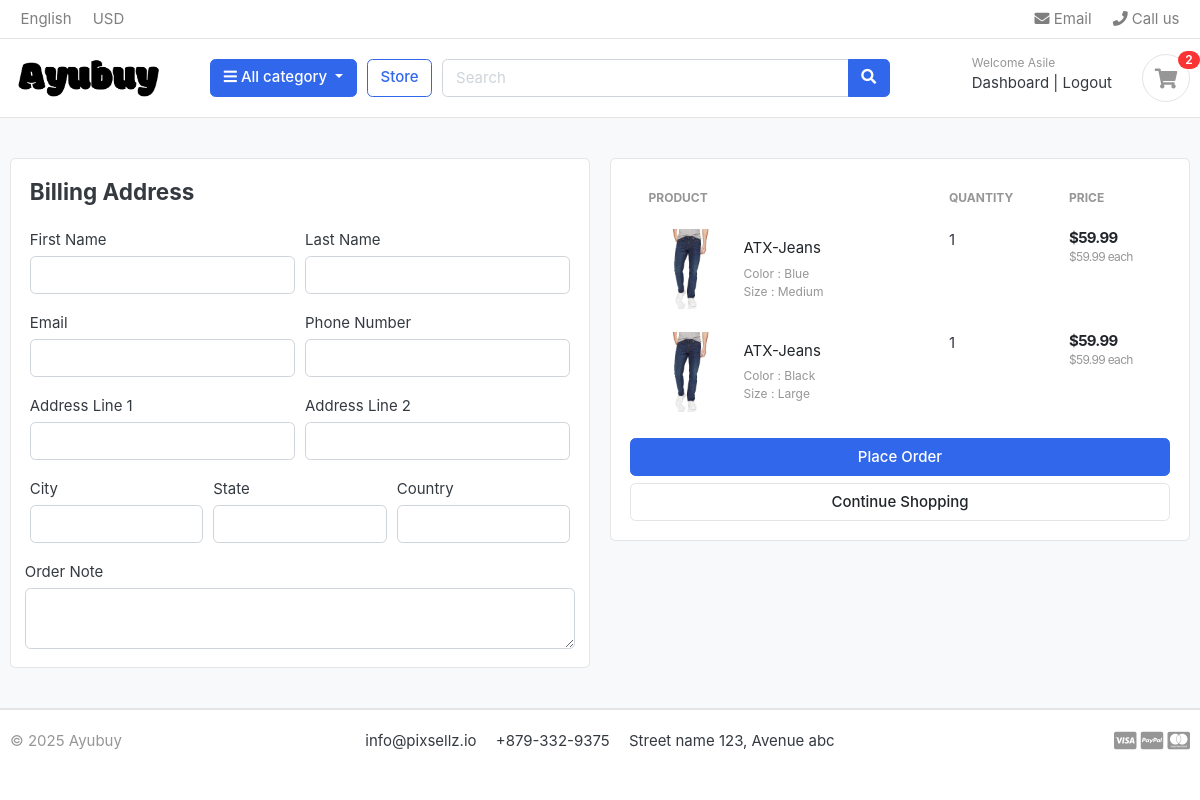
Page /cart/checkout/ (signed in) on the earlier database version.
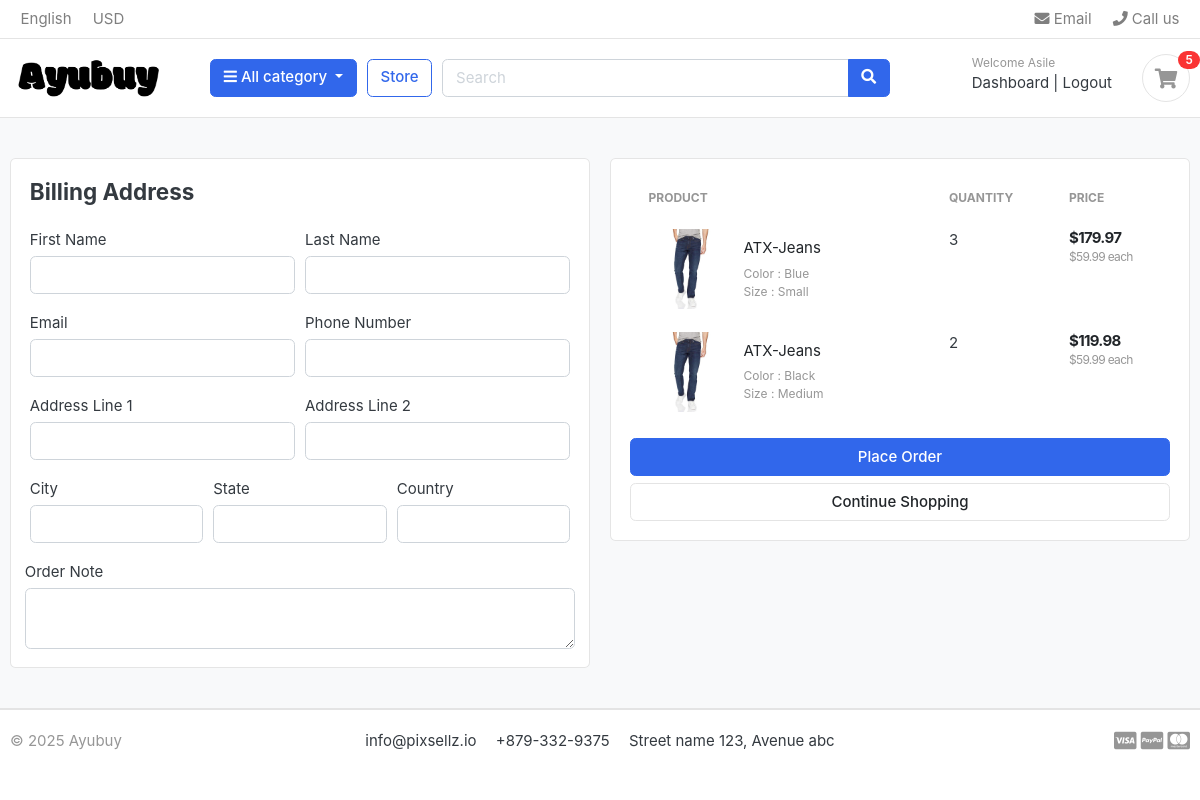
Same page on the later database version.
### carts/models.py (models this page shows, shortened)
class CartItem(models.Model):
    user = models.ForeignKey(Account, on_delete=models.CASCADE, null=True)
    product = models.ForeignKey(Product, on_delete=models.CASCADE)  # Product linked to the cart item
    variations = models.ManyToManyField(Variation, blank=True)
    cart = models.ForeignKey(Cart, on_delete=models.CASCADE, null=True)  # Cart associated with the item
    quantity = models.IntegerField()  # Number of products in the cart
    is_active = models.BooleanField(default=True)  # Active status of the cart item
    def sub_total(self):
        return self.product.price * self.quantity

### store/models.py (models this page shows, shortened)
class Product(models.Model):
    product_name = models.CharField(max_length=200, unique=True)  # Product name (unique)
    slug = models.SlugField(max_length=200, unique=True)  # SEO-friendly unique slug
    description = models.TextField(max_length=500, blank=True)  # Optional product description
    price = models.DecimalField(max_digits=10, decimal_places=2, default=Decimal('0.00'))  # Precise price handling
    images = models.ImageField(upload_to='photos/products')  # Product image storage path
    stock = models.PositiveIntegerField()  # Prevents negative stock values
    is_available = models.BooleanField(default=True)  # Product availability status
    category = models.ForeignKey(Category, on_delete=models.CASCADE)  # Category association
    created_date = models.DateTimeField(auto_now_add=True)  # Auto-set creation timestamp
    modified_date = models.DateTimeField(auto_now=True)  # Auto-update modification timestamp
    def get_url(self):
        return reverse('product_detail', args=[self.category.slug, self.slug])
    class Meta:
        ordering = ['-created_date']
        verbose_name = "Product"
        verbose_name_plural = "Products"

class Variation(models.Model):
    product = models.ForeignKey(Product, on_delete=models.CASCADE, related_name="variations")
    variation_category = models.CharField(max_length=100, choices=VARIATION_CATEGORY_CHOICES)
    variation_value = models.CharField(max_length=100)
    is_active = models.BooleanField(default=True)
    created_date = models.DateTimeField(auto_now=True)
    objects = VariationManager()
    class Meta:
        ordering = ['product', 'variation_category']
        verbose_name = "Variation"
        verbose_name_plural = "Variations"

### carts/views.py (the view)
# urls.py: path('checkout/', views.checkout, name="checkout"),
@login_required(login_url='login')
def checkout(request, total=0, quantity=0, cart_items=None):
    try:
        if request.user.is_authenticated:
            cart_items = CartItem.objects.filter(user=request.user, is_active=True)
        else:
            cart = Cart.objects.get(cart_id=_cart_id(request))
            cart_items = CartItem.objects.filter(cart=cart, is_active=True)
        for cart_item in cart_items:
            total += (cart_item.product.price * cart_item.quantity)  # Total cost
            quantity += cart_item.quantity  # Total quantity of items
        tax = (2 * total) / 100  # 2% tax on total
        grand_total = total + tax  # Calculate grand total including tax
    except ObjectDoesNotExist:
        cart_items = []  # If the cart does not exist, set cart items to an empty list
        tax = 0
        grand_total = 0
    context = {
        'total': total,
        'quantity': quantity,
        'cart_items': cart_items,
        'tax': tax,
        'grand_total': grand_total,
    }
    return render(request, 'store/checkout.html', context)

### carts/context_processors.py (called while the page is built)
def counter(request):
    cart_count = 0  # Initialize cart item count
    if 'admin' in request.path:
        return {}
    else:
        try:
            cart = Cart.objects.filter(cart_id=_cart_id(request))
            if request.user.is_authenticated:
                cart_items = CartItem.objects.all().filter(user=request.user)
            else:
                cart_items = CartItem.objects.all().filter(cart=cart[:1])
            for cart_item in cart_items:
                cart_count += cart_item.quantity
        except Cart.DoesNotExist:
            cart_count = 0  # If no cart exists, set cart_count to 0
    return dict(cart_count=cart_count)  # Return cart count as a dictionary for template usage

### carts/views.py (called while the page is built)
def _cart_id(request):
    if not request.session.session_key:
        request.session.create()
    return request.session.session_key

### category/context_processors.py (called while the page is built)
def menu_links(request):
    links = Category.objects.all()  # Retrieve all category objects
    return {'links': links}  # Return as a dictionary for template context

### category/models.py (called while the page is built)
    def get_url(self):
        return reverse('products_by_category', args=[self.slug])

### templates/store/checkout.html (shortened to what the changed rows need)
{% extends "base.html" %}
{% load static %}
{% block content %}
<section class="section-content padding-y bg">
    <div class="container">
    <div class="row">
        <aside class="col-lg-6">
            <div class="card">
            <div class="card-body">
                <table class="table table-borderless table-shopping-cart">
                    <thead class="text-muted">
                    <tr class="small text-uppercase">
                      <th scope="col">Product</th>
                      <th scope="col" width="120">Quantity</th>
                      <th scope="col" width="120">Price</th>
                    </tr>
                    </thead>
                    <tbody>
                    {% for cart_item in cart_items %}
                    <tr>
                        <td>
                            <figure class="itemside align-items-center">
                                <div class="aside"><img src="{{ cart_item.product.images.url}}" class="img-sm"></div>
                                <figcaption class="info">
                                    <a href="{{ cart_item.product.get_url }}" class="title text-dark">{{ cart_item.product.product_name }}</a>
                                    <p class="text-muted small">
                                        {% if cart_item.variations.all %}
                                            {% for item in cart_item.variations.all %}
                                                {{ item.variation_category | capfirst }} : {{ item.variation_value | capfirst}} <br>
                                            {% endfor %}
                                        {% endif %}
                                    </p>
                                </figcaption>
                            </figure>
                        </td>
                        <td>
                                <label for="">{{ cart_item.quantity }}</label>
                        </td>
                        <td>
                            <div class="price-wrap">
                                <var class="price">${{ cart_item.sub_total}}</var>
                                <small class="text-muted"> ${{ cart_item.product.price}} each</small>
                            </div>
                        </td>
                    </tr>
                    {% endfor %}
                    </tbody>
                    </table>
            </div>
            </div>
    </aside>
    </div>
    </div>
    </section>
{% endblock content %}

### templates/includes/navbar.html (shortened to what this page needs)
{% load static %}
<header class="section-header">
    <nav class="navbar p-md-0 navbar-expand-sm navbar-light border-bottom">
    <div class="container">
      <div class="collapse navbar-collapse" id="navbarTop4">
        <ul class="navbar-nav mr-auto">
            <li class="nav-item dropdown">
                 <a href="#" class="nav-link">   English </a>
            </li>
            <li class="nav-item dropdown">
                <a href="#" class="nav-link"> USD </a>
            </li>
        </ul>
        <ul class="navbar-nav">
            <li><a href="#" class="nav-link"> <i class="fa fa-envelope"></i> Email </a></li>
            <li><a href="#" class="nav-link"> <i class="fa fa-phone"></i> Call us </a></li>
        </ul>
      </div>
    </div>
    </nav>
    <section class="header-main border-bottom">
        <div class="container">
    <div class="row align-items-center">
        <div class="col-lg-2 col-md-3 col-6">
            <a href="{% url 'home' %}" class="brand-wrap">
                <img class="logo" src="{% static './images/logo.png' %}">
            </a>
        </div>
        <div class="col-lg col-sm col-md col-6 flex-grow-0">
            <div class="category-wrap dropdown d-inline-block float-right">
                <button type="button" class="btn btn-primary dropdown-toggle" data-toggle="dropdown">
                    <i class="fa fa-bars"></i> All category
                </button>
            </div>
        </div>
        <a href="{% url 'store' %}" class="btn btn-outline-primary">Store</a>
        <div class="col-lg  col-md-6 col-sm-12 col">
            <form action="{% url 'search' %}" class="search" method="GET">
                <div class="input-group w-100">
                    <input type="text" class="form-control" style="width:60%;" placeholder="Search" name="keyword">
                    <div class="input-group-append">
                      <button class="btn btn-primary" type="submit">
                        <i class="fa fa-search"></i>
                      </button>
                    </div>
                </div>
            </form>
        </div>
        <div class="col-lg-3 col-sm-6 col-8 order-2 order-lg-3">
                    <div class="d-flex justify-content-end mb-3 mb-lg-0">
                        {% if user.id is None %}
                        <div class="widget-header">
                            <small class="title text-muted">Welcome guest!</small>
                            <div>
                                <a href="{% url 'login' %}">Sign in</a> <span class="dark-transp"> | </span>
                                <a href="{% url 'register' %}"> Register</a>
                            </div>
                        </div>
                        {% else %}
                        <div class="widget-header">
                            <small class="title text-muted">Welcome {{ user.first_name }}</small>
                            <div>
                                <a href="{% url 'dashboard' %}">Dashboard</a> <span class="dark-transp"> | </span>
                                <a href="{% url 'logout' %}"> Logout</a>
                            </div>
                        </div>
                        {% endif %}
                        <a href="{% url 'cart' %}" class="widget-header pl-3 ml-3">
                            <div class="icon icon-sm rounded-circle border"><i class="fa fa-shopping-cart"></i></div>
                            <span class="badge badge-pill badge-danger notify">{{ cart_count }}</span>
                        </a>
                    </div>
                </div>
    </div>
        </div>
    </section>
    </header>

Differences in the rows shown:
removed CartItem: product.images (picture), product.product_name "ATX-Jeans", quantity "1", sub_total "59.99", product.price "59.99", Variation (variation_category "Color", variation_value "Blue"), Variation (variation_category "Size", variation_value "Medium")
removed CartItem: product.images (picture), product.product_name "ATX-Jeans", quantity "1", sub_total "59.99", product.price "59.99", Variation (variation_category "Color", variation_value "Black")
no longer on this page (row unchanged): Variation: variation_category "Size", variation_value "Large", shown under "ATX-Jeans"
added CartItem: product.images (picture), product.product_name "ATX-Jeans", quantity "3", sub_total "179.97", product.price "59.99", Variation (variation_category "Color", variation_value "Blue")
now on this page (row unchanged): Variation: variation_category "Size", variation_value "Small", shown under "ATX-Jeans"
added CartItem: product.images (picture), product.product_name "ATX-Jeans", quantity "2", sub_total "119.98", product.price "59.99", Variation (variation_category "Color", variation_value "Black"), Variation (variation_category "Size", variation_value "Medium")
Other differences:
{{ cart_count }}: "2" → "5"
